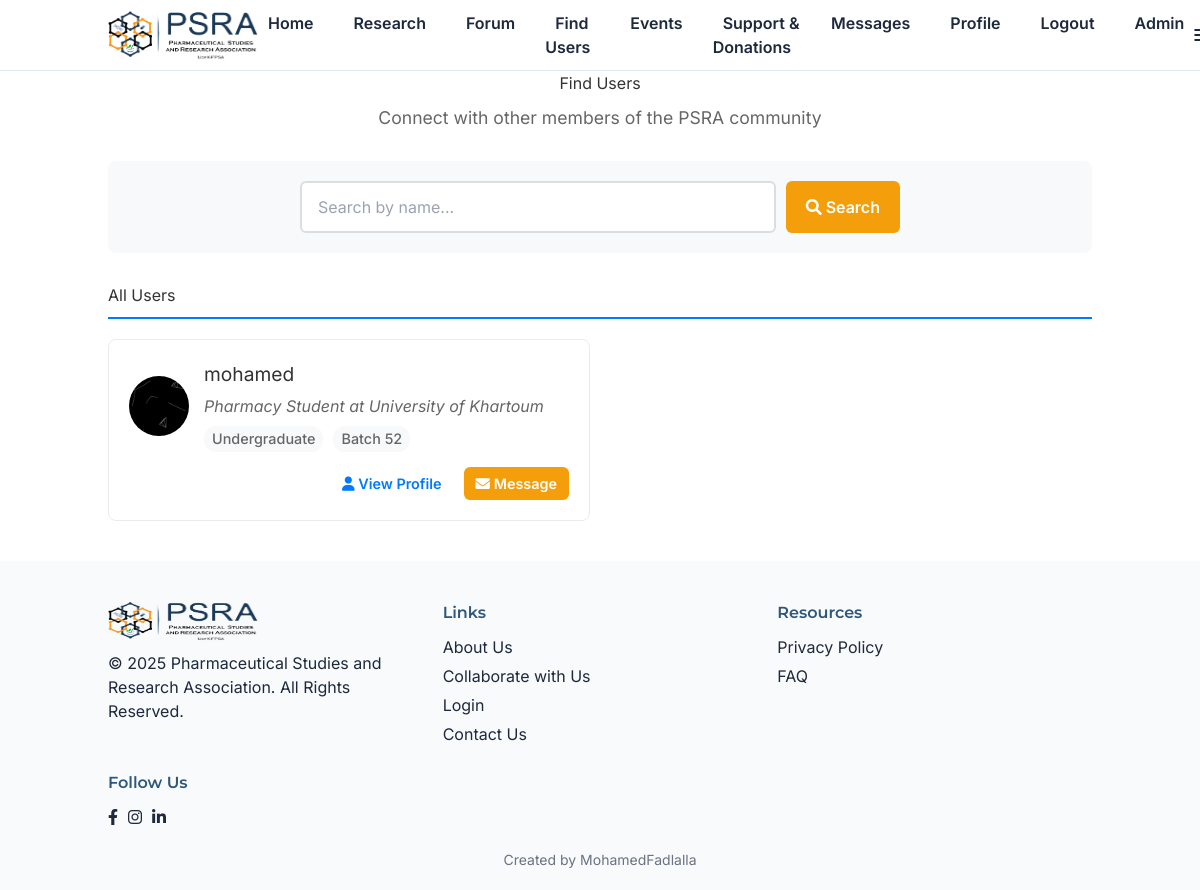
/forum/users (signed in), run on an earlier commit of the app's database.
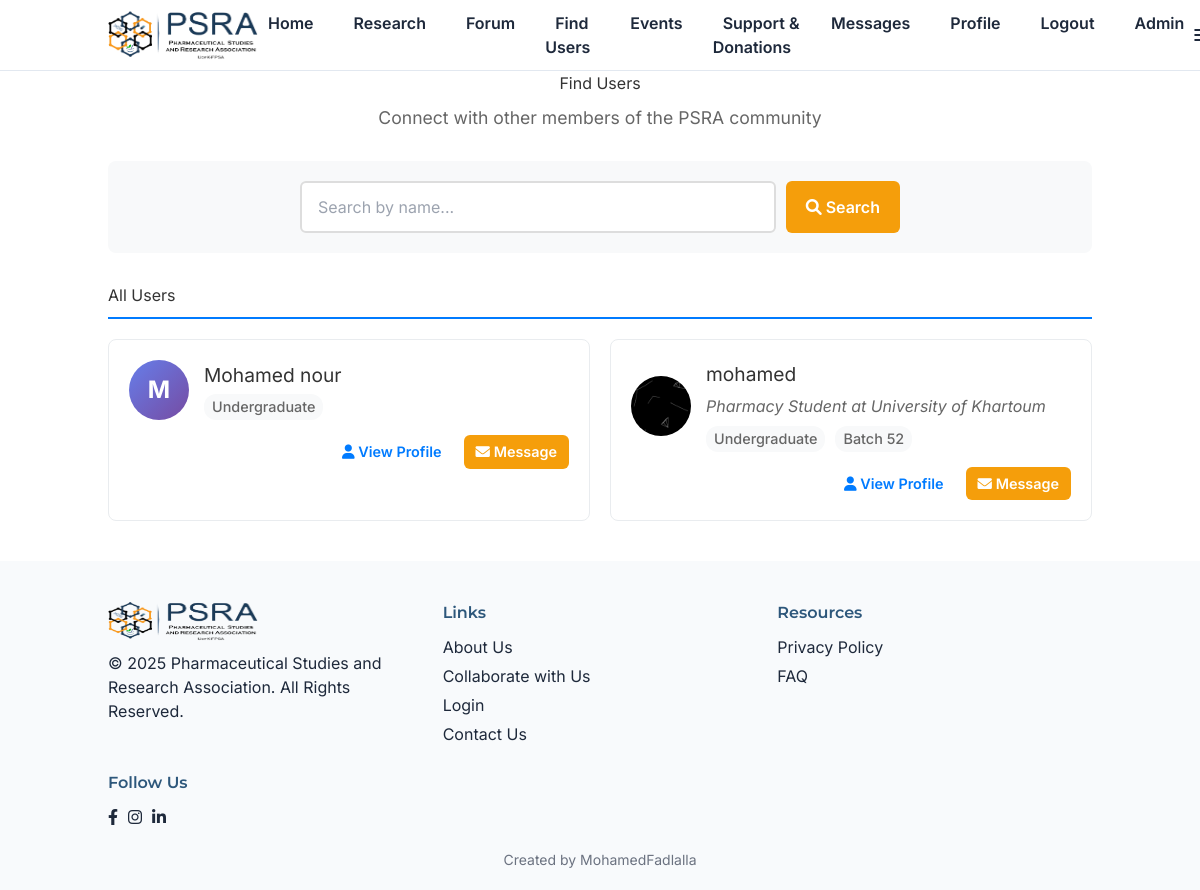
And on a later commit of the database.
### models.py (models this page shows, shortened)
class User(UserMixin, db.Model):
    id = db.Column(db.Integer, primary_key=True)
    name = db.Column(db.String(100), nullable=False)
    email = db.Column(db.String(120), unique=True, nullable=False)
    password_hash = db.Column(db.String(128), nullable=False)
    batch_number = db.Column(db.Integer, nullable=True)
    phone_number = db.Column(db.String(20), nullable=True)
    whatsapp_number = db.Column(db.String(20), nullable=True)
    is_member = db.Column(db.Boolean, default=False)
    status = db.Column(db.String(20), default='student')  # 'student', 'alumni', 'undergraduate'
    headline = db.Column(db.String(200), nullable=True)
    location = db.Column(db.String(100), nullable=True)
    about = db.Column(db.Text, nullable=True)
    skills = db.Column(db.Text, nullable=True)  # Comma-separated skills
    education = db.Column(db.Text, nullable=True)  # JSON array of education entries
    experience = db.Column(db.Text, nullable=True)  # JSON array of work experience entries
    linkedin_url = db.Column(db.String(200), nullable=True)
    website_url = db.Column(db.String(200), nullable=True)
    cover_photo_url = db.Column(db.String(200), default=None)
    profile_picture_url = db.Column(db.String(200), default=None)
    languages = db.Column(db.Text, nullable=True)  # Comma-separated languages
    certifications = db.Column(db.Text, nullable=True)  # JSON or text for certifications
    projects = db.Column(db.Text, nullable=True)  # JSON or text for projects
    publications = db.Column(db.Text, nullable=True)  # Research publications
    professional_summary = db.Column(db.Text, nullable=True)  # Separate from about
    is_admin = db.Column(db.Boolean, default=False)
    created_at = db.Column(db.DateTime, default=datetime.utcnow)
    posts = db.relationship('Post', backref='author', lazy=True)
    comments = db.relationship('Comment', backref='author', lazy=True)
    likes = db.relationship('Like', backref='user', lazy=True)
    events = db.relationship('Event', backref='creator', lazy=True)

### forum/routes.py (the view)
@forum_bp.route('/users')
@login_required
def users():
    search = request.args.get('search', '').strip()
    page = request.args.get('page', 1, type=int)
    per_page = 20
    query = User.query.filter(User.id != current_user.id)  # Exclude current user
    if search:
        query = query.filter(User.name.ilike(f'%{search}%'))
    query = query.order_by(User.name)
    users_pagination = query.paginate(page=page, per_page=per_page, error_out=False)
    users_list = users_pagination.items
    return render_template('users.html',
                         users=users_list,
                         search=search,
                         pagination=users_pagination)

### app.py (called while the page is built)
@login_manager.user_loader
def load_user(user_id):
    return User.query.get(int(user_id))

@app.context_processor
def inject_unread_messages():
    if current_user.is_authenticated:
        unread_count = Message.query.filter_by(receiver_id=current_user.id, is_read=False).count()
        return {'unread_message_count': unread_count}
    return {'unread_message_count': 0}

### templates/users.html (shortened to what this page needs)
{% extends "base.html" %}
{% block content %}
<div class="container">
    <div class="users-header">
        <h1>Find Users</h1>
        <p>Connect with other members of the PSRA community</p>
    </div>
    <div class="search-section">
        <form method="GET" action="{{ url_for('forum.users') }}" class="search-form">
            <div class="search-input-group">
                <input type="text" name="search" value="{{ search }}" placeholder="Search by name..." class="search-input">
                <button type="submit" class="btn btn-primary search-btn">
                    <i class="fas fa-search"></i> Search
                </button>
            </div>
        </form>
    </div>
    <div class="users-results">
        {% if search %}
            <h2>Search Results for "{{ search }}"</h2>
        {% else %}
            <h2>All Users</h2>
        {% endif %}
        {% if users %}
            <div class="users-grid">
                {% for user in users %}
                <div class="user-card">
                    <div class="user-card-header">
                        <div class="user-avatar">
                            {% if user.profile_picture_url %}
                            <img src="{{ user.profile_picture_url }}" alt="{{ user.name }}'s profile picture">
                            {% else %}
                            <div class="avatar-placeholder">
                                {{ user.name[0].upper() }}
                            </div>
                            {% endif %}
                        </div>
                        <div class="user-info">
                            <h3><a href="{{ url_for('forum.user_profile', user_id=user.id) }}">{{ user.name }}</a></h3>
                            {% if user.headline %}
                            <p class="user-headline">{{ user.headline }}</p>
                            {% endif %}
                            <div class="user-meta">
                                <span class="user-status">{{ user.status.title() }}</span>
                                {% if user.batch_number %}
                                <span class="user-batch">Batch {{ user.batch_number }}</span>
                                {% endif %}
                            </div>
                        </div>
                    </div>
                    <div class="user-card-actions">
                        <a href="{{ url_for('forum.user_profile', user_id=user.id) }}" class="btn btn-outline-primary btn-sm">
                            <i class="fas fa-user"></i> View Profile
                        </a>
                        <a href="{{ url_for('forum.send_message', user_id=user.id) }}" class="btn btn-primary btn-sm">
                            <i class="fas fa-envelope"></i> Message
                        </a>
                    </div>
                </div>
                {% endfor %}
            </div>
        {% endif %}
    </div>
</div>
{% endblock %}

### templates/base.html (shortened to what this page needs)
<!DOCTYPE html>
<html lang="en">
<head>
    <script src="https://cdn.tailwindcss.com"></script>
    <link rel="stylesheet" href="{{ url_for('static', filename='css/style.css') }}">
    <link rel="stylesheet" href="https://cdnjs.cloudflare.com/ajax/libs/font-awesome/6.0.0-beta3/css/all.min.css" />
</head>
<body>
    <header>
        <div class="container">
            <div class="logo">
                <a href="{{ url_for('home') }}">
                    <img src="{{ url_for('static', filename='images/logo.png') }}" alt="PSRA Logo">
                </a>
            </div>
            <nav class="main-nav" id="main-nav">
                <ul>
                    <li><a href="{{ url_for('home') }}" class="{% if request.endpoint == 'home' %}active{% endif %}">Home</a></li>
                    <li><a href="{{ url_for('research') }}">Research</a></li>
                    <li><a href="{{ url_for('forum.forum_main') }}">Forum</a></li>
                    {% if current_user.is_authenticated %}
                    <li><a href="{{ url_for('forum.users') }}">Find Users</a></li>
                    {% endif %}
                    <li><a href="{{ url_for('events') }}">Events</a></li>
                    <li><a href="{{ url_for('support') }}">Support & Donations</a></li>
                    {% if current_user.is_authenticated %}
                    <li>
                        <a href="{{ url_for('forum.messages') }}" class="{% if 'messages' in request.endpoint %}active{% endif %}">
                            Messages
                        </a>
                    </li>
                    <li><a href="{{ url_for('forum.profile') }}" class="{% if 'profile' in request.endpoint %}active{% endif %}">Profile</a></li>
                    <li><a href="{{ url_for('forum.logout') }}">Logout</a></li>
                    {% endif %}
                    {% if current_user.is_authenticated and current_user.is_admin %}
                    <li><a href="{{ url_for('admin.admin_dashboard') }}" class="{% if 'admin' in request.endpoint %}active{% endif %}">Admin</a></li>
                    {% endif %}
                </ul>
            </nav>
            <button class="menu-toggle" id="menu-toggle" aria-label="Toggle navigation menu" aria-expanded="false" aria-controls="main-nav">
                <i class="fas fa-bars"></i>
            </button>
        </div>
    </header>
    <main>
        {% block content %}{% endblock %}
    </main>
    <footer>
        <div class="container">
            <div class="footer-column">
                <img src="{{ url_for('static', filename='images/logo.png') }}" alt="PSRA Logo" class="footer-logo">
                <p>&copy; 2025 Pharmaceutical Studies and Research Association. All Rights Reserved.</p>
            </div>
            <div class="footer-column">
                <h4>Links</h4>
                <ul>
                    <li><a href="{{ url_for('about') }}">About Us</a></li>
                    <li><a href="{{ url_for('collaborate') }}">Collaborate with Us</a></li>
                    <li><a href="{{ url_for('forum.login') }}">Login</a></li>
                    <li><a href="{{ url_for('contact') }}">Contact Us</a></li>
                </ul>
            </div>
            <div class="footer-column">
                <h4>Resources</h4>
                <ul>
                    <li><a href="{{ url_for('privacy') }}">Privacy Policy</a></li>
                    <li><a href="{{ url_for('faq') }}">FAQ</a></li>
                </ul>
            </div>
            <div class="footer-column">
                <h4>Follow Us</h4>
                <div class="social-icons">
                    <a href="https://www.facebook.com/fpsauofk" target="_blank" aria-label="Facebook"><i class="fab fa-facebook-f"></i></a>
                    <a href="https://www.instagram.com/fpsauofk" target="_blank" aria-label="Instagram"><i class="fab fa-instagram"></i></a>
                    <a href="https://linkedin.com/in/faculty-of-pharmacy-students-association-uofk-96337621a" target="_blank" aria-label="LinkedIn"><i class="fab fa-linkedin-in"></i></a>
                </div>
            </div>
        </div>
        <p class="text-center text-sm text-gray-500 mt-4">Created by <a href="https://mohamedfadlalla.github.io" target="_blank">MohamedFadlalla</a></p>
    </footer>
</body>
</html>

### static/css/style.css (style rules this page uses)
:root { --primary-blue: #2D577B; --primary-blue-light: #607D9B; --accent-orange: #F59E0B; --accent-orange-hover: #E6930A; --accent-green: #4ADE80; --text-gray: #1E293B; --text-muted: #64748B; --bg-secondary: #F8FAFC; --border-color: #E2E8F0; }
*, *::before, *::after { box-sizing: border-box; }
html { scroll-behavior: smooth; }
body { font-family: 'Inter', -apple-system, BlinkMacSystemFont, 'Segoe UI', Roboto, sans-serif; font-size: 16px; line-height: 1.5; color: var(--text-gray); background-color: #ffffff; -webkit-font-smoothing: antialiased; -moz-osx-font-smoothing: grayscale; }
.container { max-width: 1200px; margin: 0 auto; padding: 0 20px; }
.btn { display: inline-block; padding: 12px 24px; background-color: var(--accent-orange); color: #ffffff; text-decoration: none; border-radius: 6px; font-weight: 600; font-family: 'Inter', sans-serif; transition: all 0.3s ease; border: none; cursor: pointer; text-align: center; }
header { background-color: #ffffff; border-bottom: 1px solid var(--border-color); padding: 10px 0; }
header .container { display: flex; justify-content: space-between; align-items: center; }
.logo img { height: 50px; min-width: 150px; filter: none; }
nav ul { list-style: none; display: flex; gap: 20px; }
nav a { text-decoration: none; color: var(--text-gray); font-family: 'Inter', sans-serif; font-weight: 600; padding: 5px 10px; transition: background-color 0.3s; }
footer { background-color: var(--bg-secondary); padding: 40px 0 20px; margin-top: 40px; }
footer .container { display: grid; grid-template-columns: repeat(auto-fit, minmax(250px, 1fr)); gap: 20px; }
.footer-column h4 { margin-bottom: 10px; color: var(--primary-blue); font-family: 'Montserrat', sans-serif; font-weight: 600; }
.footer-column ul { list-style: none; }
.footer-column a { color: var(--text-gray); text-decoration: none; display: block; margin-bottom: 5px; font-family: 'Inter', sans-serif; }
.footer-logo { height: 40px; min-width: 150px; margin-bottom: 10px; }
.social-icons { display: flex; gap: 10px; }

### templates/users.html (style rules this page uses)
.users-header { text-align: center; margin-bottom: 30px; }
.users-header h1 { color: #333; margin-bottom: 10px; }
.users-header p { color: #666; font-size: 1.1em; }
.search-section { background-color: #f8f9fa; padding: 20px; border-radius: 8px; margin-bottom: 30px; }
.search-form { max-width: 600px; margin: 0 auto; }
.search-input-group { display: flex; gap: 10px; }
.search-input { flex: 1; padding: 12px 16px; border: 2px solid #ddd; border-radius: 6px; font-size: 1em; transition: border-color 0.2s; }
.search-btn { padding: 12px 20px; white-space: nowrap; }
.users-results h2 { color: #333; margin-bottom: 20px; padding-bottom: 10px; border-bottom: 2px solid #007bff; }
.users-grid { display: grid; grid-template-columns: repeat(auto-fill, minmax(350px, 1fr)); gap: 20px; margin-bottom: 30px; }
.user-card { background-color: #fff; border: 1px solid #e9ecef; border-radius: 8px; padding: 20px; transition: box-shadow 0.2s, transform 0.2s; }
.user-card-header { display: flex; align-items: center; margin-bottom: 15px; }
.user-avatar { margin-right: 15px; }
.user-avatar img, .avatar-placeholder { width: 60px; height: 60px; border-radius: 50%; object-fit: cover; }
.avatar-placeholder { background: linear-gradient(135deg, #667eea 0%, #764ba2 100%); display: flex; align-items: center; justify-content: center; color: white; font-weight: bold; font-size: 1.5em; }
.user-info h3 { margin: 0 0 5px 0; font-size: 1.2em; }
.user-info h3 a { color: #333; text-decoration: none; transition: color 0.2s; }
.user-headline { color: #666; margin: 0 0 8px 0; font-style: italic; }
.user-meta { display: flex; flex-wrap: wrap; gap: 10px; font-size: 0.9em; color: #666; }
.user-status, .user-batch { background-color: #f8f9fa; padding: 2px 8px; border-radius: 12px; font-weight: 500; }
.user-card-actions { display: flex; gap: 10px; justify-content: flex-end; }
.btn-sm { padding: 6px 12px; font-size: 0.9em; }
.btn-outline-primary { border-color: #007bff; color: #007bff; background-color: transparent; }

What changed in the data, as far as the page shows it:
added User: name "M", name "Mohamed nour", status "Undergraduate"
